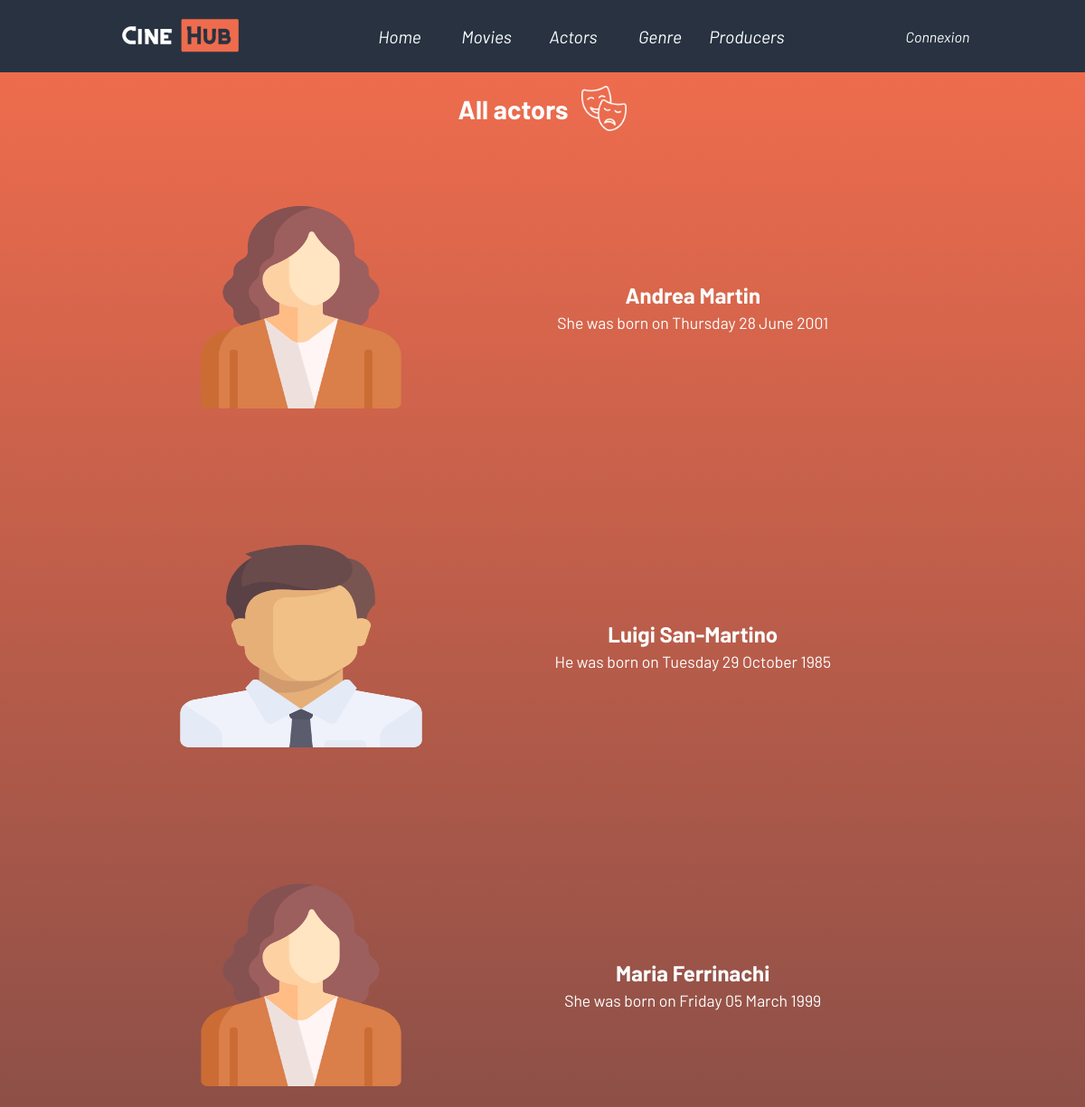
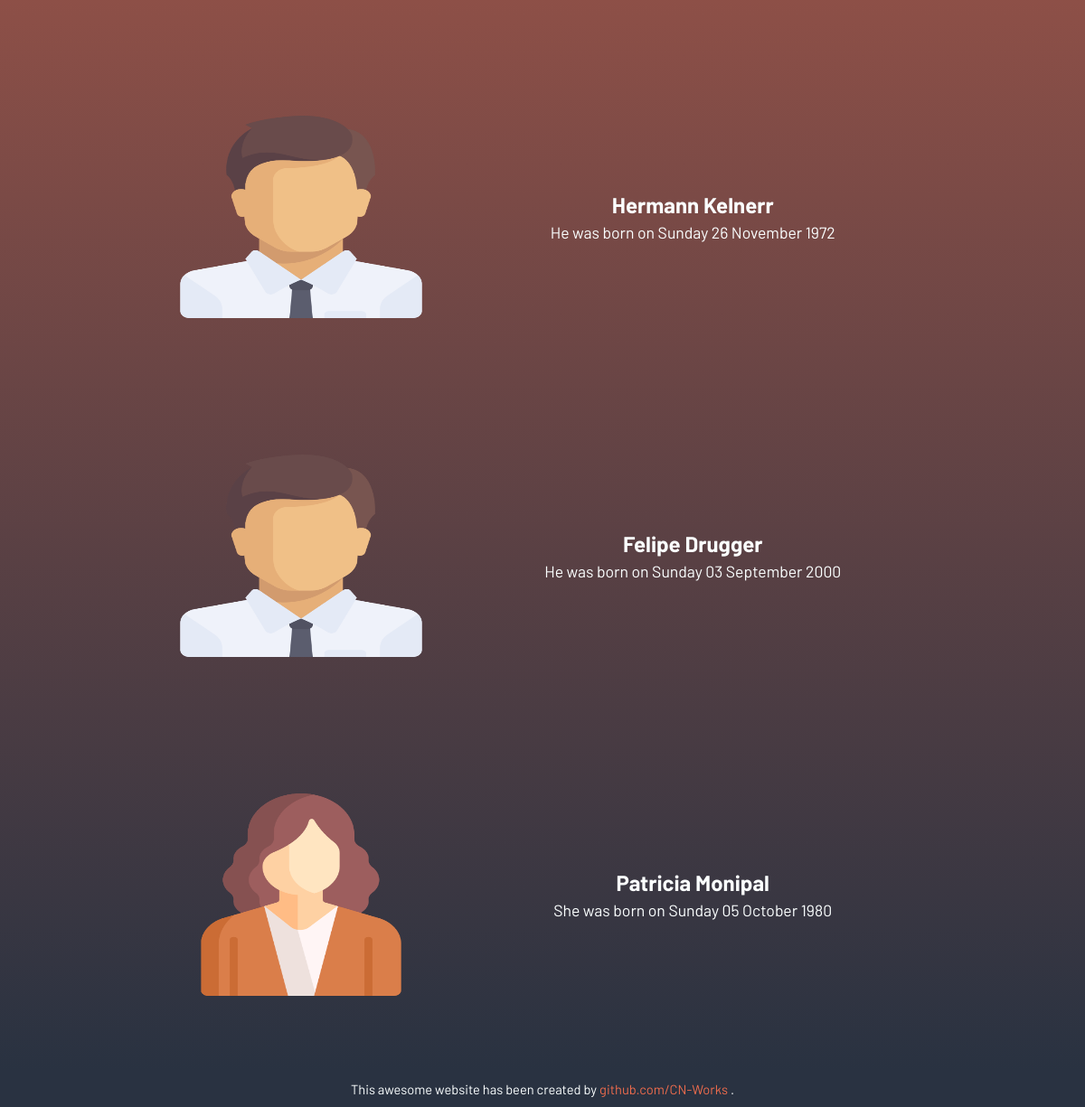
Page /index.php?action=actorList on the committed database (2 pictures, top to bottom).
### tables this page shows
CREATE TABLE IF NOT EXISTS `acteur` (
  `id_acteur` int NOT NULL AUTO_INCREMENT,
  `id_personne` int NOT NULL,
  PRIMARY KEY (`id_acteur`),
  UNIQUE KEY `id_personne` (`id_personne`),
  CONSTRAINT `acteur_ibfk_1` FOREIGN KEY (`id_personne`) REFERENCES `personne` (`id_personne`)
);

CREATE TABLE IF NOT EXISTS `personne` (
  `id_personne` int NOT NULL AUTO_INCREMENT,
  `nom` varchar(50) NOT NULL,
  `prenom` varchar(50) NOT NULL,
  `sexe` varchar(50) DEFAULT NULL,
  `dateNaissance` date NOT NULL,
  PRIMARY KEY (`id_personne`)
);

### controllers/Person_controller.php (called while the page is built, shortened)
<?php
class PersonController {
    public function findAllActors(){
        $dao = new DAO();
        $sql = "SELECT pe.id_personne AS id_person, ac.id_acteur AS id_actor, pe.nom AS lastname, pe.prenom AS firstname, pe.sexe AS sex, pe.dateNaissance AS dob
                FROM personne pe
                INNER JOIN acteur ac ON pe.id_personne = ac.id_personne
                GROUP BY pe.id_personne";
        $actors = $dao->executeRequest($sql);
        require "views/actors/actorslisting.php";
    }
}
?>

### db/DAO.php (called while the page is built, shortened)
<?php
class DAO {
    private $db;
    public function __construct(){
        $this->db = new PDO('mysql:host=localhost;dbname=cinehub;charset=utf8', 'root', '');
    }
    public function executeRequest($sql, $params = NULL) {
        if ($params == NULL){
            $resultat = $this->db->query($sql);
        } else {
            $resultat = $this->db->prepare($sql);
            $resultat->execute($params);
        }
        return $resultat;
    }
}

### views/actors/actorslisting.php (the view, shortened to what this page needs)
<main class="actorpage-main">
    <div class="actorpage-head">
        <h2 class="actorpage-head-title">All actors</h2>
        <img class="actorpage-head-image unselectable" src="public/images/actors.png" alt="Mask icon">
    </div>
    <?php
        foreach ($actors->fetchAll() as $actordata) {
            if ($actordata["sex"] == "m") {
                $image = "public/images/man.png";
                $pronoun = "He";
            } else {
                $image = "public/images/woman.png";
                $pronoun = "She";
            }
            $actor_dob = date_create($actordata["dob"]);
            $actor_dob = date_format($actor_dob,"l d F Y");
            echo "
            <div class='actorpage-card'>
                <img class='actor-card-image unselectable' src=".$image." alt='person image'>
                <div class='actorpage-card-texts'>
                    <p class='actorpage-card-name' >".$actordata["firstname"]." ".$actordata["lastname"]."</p>
                    <p class='actorpage-card-dob'>".$pronoun." was born on ".$actor_dob."</p>
                </div>
            </div>
            ";
        }
    ?>
</main>
<?php
    $content = ob_get_clean();
    require("views/template.php");
?>

### index.php (shortened to what this page needs)
<?php
require_once "controllers/Person_controller.php";
$homeController = new HomeController();
$personController = new PersonController();
if (isset($_GET["action"])) {
    switch($_GET["action"]) {
        case "actorList":
            $personController->findAllActors();
            break;
    }
} else {
    $homeController->goToHomePage();
}
?>

### views/template.php (shortened to what this page needs)
<!DOCTYPE html>
<html lang="fr">
<head>
    <link rel="stylesheet" href="public/css/template.css">
</head>
<body>
    <header>
        <a href="index.php?action=HomePage" class="header-logo unselectable"><img class="header-logo-image" src="public/images/cinehub.png" alt="CineHub logo"></a>
        <ul>
            <li><a class="header-category unselectable" href="index.php?action=HomePage">Home</a></li>
            <li><a class="header-category unselectable" href="index.php?action=movieList">Movies</a></li>
            <li><a class="header-category unselectable" href="index.php?action=actorList">Actors</a></li>
            <li><a class="header-category unselectable" href="index.php?action=genreList">Genre</a></li>
            <li><a class="header-category unselectable" href="index.php?action=producerList">Producers</a></li>
        </ul>
        <a class="header-connexion unselectable" href="">Connexion</a>
    </header>
    <?php echo $content ?>
    <footer>
        <small class="footer-text unselectable">This awesome website has been created by <a href="https://github.com/CN-Works" class="text-orange gitlink">github.com/CN-Works</a>.</small>
    </footer>
</body>
</html>

### public/css/template.css (style rules this page uses)
* { font-family: "Barlow", sans-serif; padding : 0; margin : 0; box-sizing: border-box; }
:root { --main-dark-blue: #293241; --main-gray: #b4d7ec; --main-orange: #EE6C4D; --main-blue: #3D5A80; --main-white: #fbffff; }
.unselectable { -webkit-user-select: none; -moz-user-select: none; -ms-user-select: none; }
.text-orange { color: var(--main-orange); }
header { height: 10vh; background-color: var(--main-dark-blue); display: flex; justify-content: space-evenly; align-items: center; font-style: italic; }
.header-logo { height: 50%; }
.header-logo-image { height: 100%; }
ul { display: flex; align-items: center; height: 100%; width: 40%; }
li { list-style: none; height: 100%; width: 20%; }
.header-category { height: 100%; width: 100%; color: var(--main-white); text-decoration: none; font-size: 1.2rem; display: flex; align-items: center; justify-content: center; transition: all, 0.25s; }
.header-connexion { color: var(--main-white); }
a { text-decoration: none; }
footer { height: 5vh; background-color: var(--main-dark-blue); color: var(--main-white); display: flex; flex-direction: column; align-items: center; justify-content: center; font-size: 1.1rem; }
.footer-text { display: flex; gap: 3px; }
.gitlink { text-decoration: none; color: var(--main-orange); }
.actorpage-main { background: linear-gradient(var(--main-orange), var(--main-dark-blue)); min-height: 85vh; display: flex; flex-direction: column; align-items: center; padding: 15px 0; gap: 15px; }
.actorpage-head { width: 100%; height: 50px; display: flex; align-items: center; justify-content: center; gap: 15px; }
.actorpage-head-title { font-size: 1.8rem; color: var(--main-white); }
.actorpage-head-image { height: 100%; filter: invert(); }
.actorpage-card { width: 75%; height: 40vh; margin: 20px 0; display: flex; align-items: center; justify-content: space-evenly; border-radius: 10px; transition: all, 0.5s; }
.actor-card-image { height: 70%; aspect-ratio: 4/3; }
.actorpage-card-texts { height: 80%; width: 500px; display: flex; flex-direction: column; align-items: center; justify-content: center; gap: 5px; }
.actorpage-card-name { color: var(--main-white); font-size: 1.5rem; font-weight: bold; }
.actorpage-card-dob { color: var(--main-white); font-size: 1.1rem; }

### rows in the picture
acteur: id_personne.prenom "Andrea", id_personne.nom "Martin", id_personne.sexe "She", id_personne.dateNaissance "Thursday 28 June 2001"
acteur: id_personne.prenom "Luigi", id_personne.nom "San-Martino", id_personne.sexe "He", id_personne.dateNaissance "Tuesday 29 October 1985"
acteur: id_personne.prenom "Maria", id_personne.nom "Ferrinachi", id_personne.sexe "She", id_personne.dateNaissance "Friday 05 March 1999"
acteur: id_personne.prenom "Hermann", id_personne.nom "Kelnerr", id_personne.sexe "He", id_personne.dateNaissance "Sunday 26 November 1972"
acteur: id_personne.prenom "Felipe", id_personne.nom "Drugger", id_personne.sexe "He", id_personne.dateNaissance "Sunday 03 September 2000"
acteur: id_personne.prenom "Patricia", id_personne.nom "Monipal", id_personne.sexe "She", id_personne.dateNaissance "Sunday 05 October 1980"
